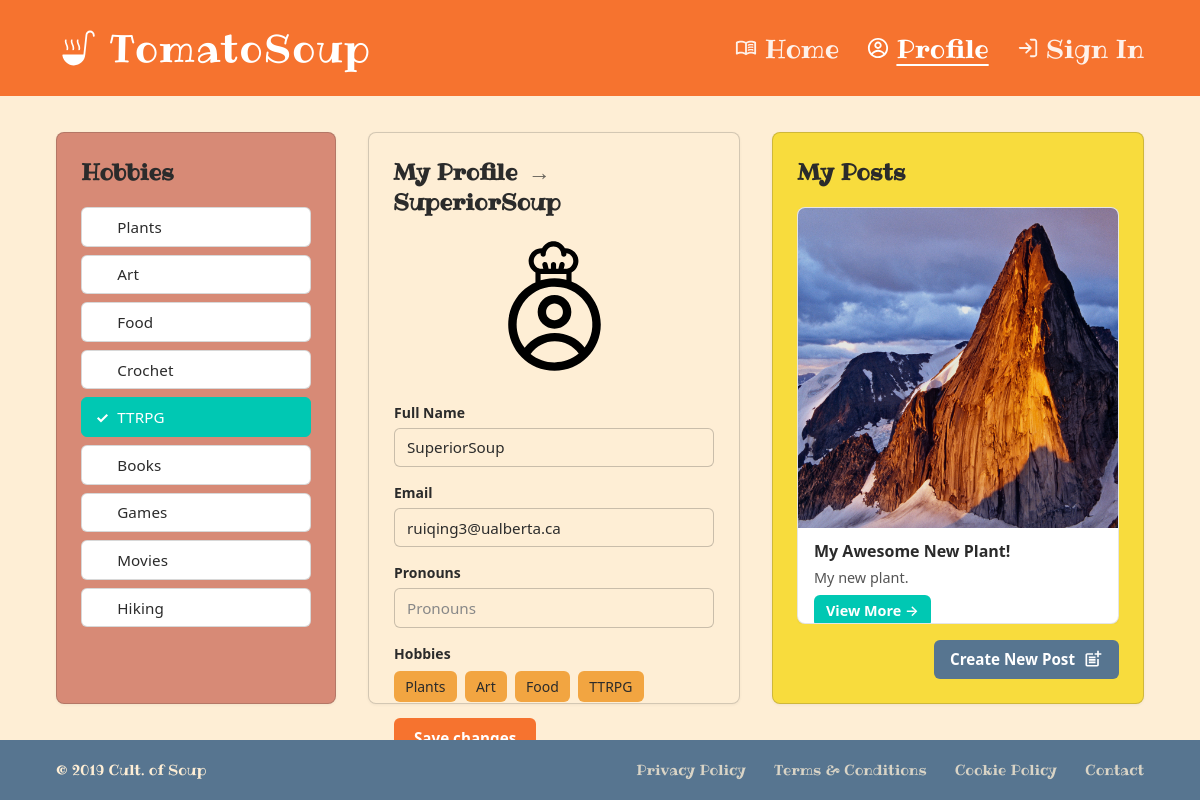
Page /profile/ (signed in) on the earlier database version.
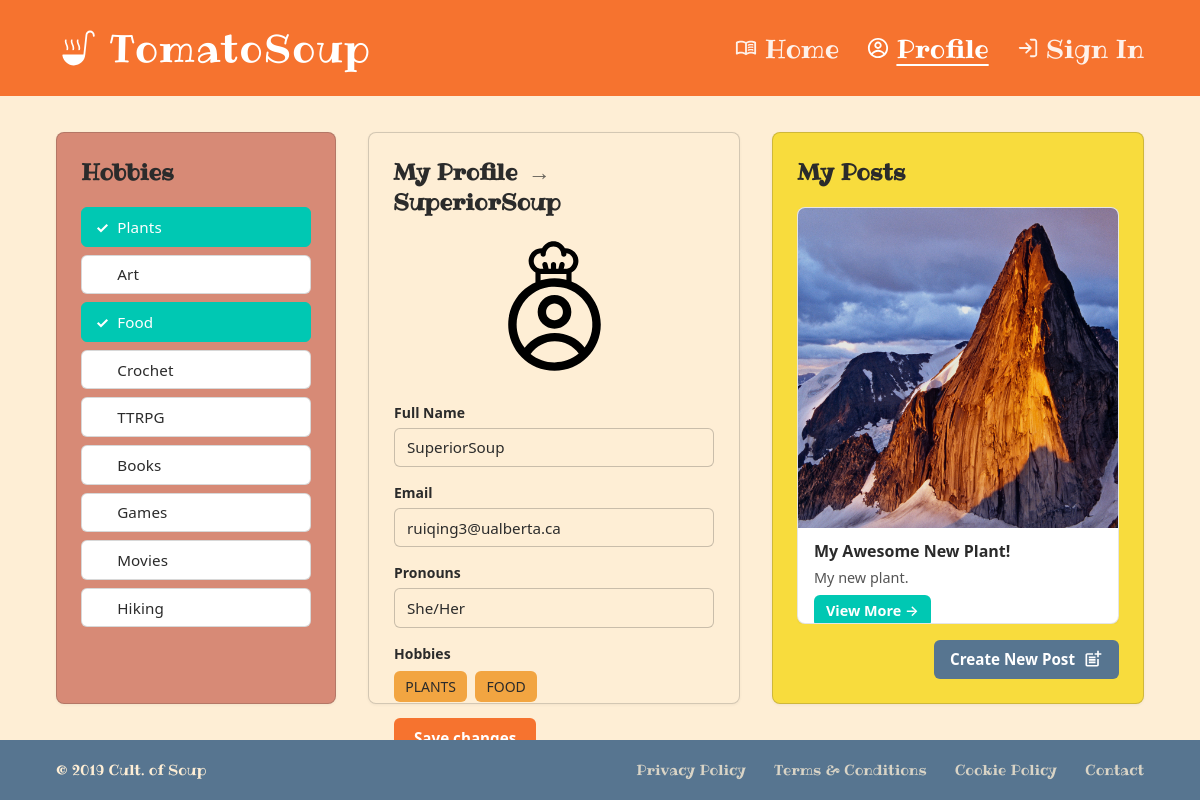
Same page on the later database version.
### Soup/models.py (models this page shows, shortened)
class Author(AbstractBaseUser, PermissionsMixin):
    id = models.UUIDField(primary_key=True, default=uuid.uuid4, editable=False)
    username = models.CharField(max_length=150, unique=True)
    email = models.CharField(blank=True)
    password = models.CharField(max_length=128, default="thisisapassword")
    pronouns = models.CharField(max_length=128, default="")
    hobby = JSONField(default=list, blank=True) # This will be a list of strings of hobbies that the user has selected
    date_joined = models.DateTimeField(default=timezone.now)
    is_superuser = models.BooleanField(default=False)
    is_staff = models.BooleanField(default=False)
    is_active = models.BooleanField(default=True)
    objects = UserManager()
    USERNAME_FIELD = "username"
    REQUIRED_FIELDS = ["email", "password"]

### Soup/views.py (the view, shortened to what this page needs)
# urls.py: path('profile/', views.profile_view, name='profile'),
@login_required
def profile_view(request):
    author = request.user
    if author.hobby == '':
        selected = []
    else:
        selected = json.loads(author.hobby)
    user_posts = (
        Post.objects.filter(author=author)
        .prefetch_related("image_set")
        .order_by("-published")
    )
    context = {
        "author": author,
        "all_hobbies": HOBBY,
        "selected_hobby_values": selected,
        "user_posts": user_posts,
    }
    return render(request, "profile.html", context)

### Soup/templates/profile.html (shortened to what this page needs)
{% extends 'base.html' %}
{% load static %}
{% block head %}
<link rel="stylesheet" href="{% static 'css/profile.css' %}">
{% endblock %}
{% block content %}
<div class="profile-layout">
  <aside class="profile-col profile-col--hobbies">
    <h2 class="profile-col-title">Hobbies</h2>
    <ul class="hobby-list" aria-label="Select hobbies">
      {% for value, label in all_hobbies %}
        <li>
          <form name="change-hobby" name="login" method="POST">
            <button type="submit" class="hobby-btn {% if value in selected_hobby_values %}hobby-btn--selected{% endif %}" data-hobby="{{ value }}" aria-pressed="{% if value in selected_hobby_values %}true{% else %}false{% endif %}">
              <span class="hobby-btn-check" aria-hidden="true">✓</span>
              {{ label }}
            </button>
        </form>
        </li>
      {% endfor %}
    </ul>
  </aside>
  <section class="profile-col profile-col--main">
    <h2 class="profile-col-title">
      My Profile
      <span class="profile-col-title-arrow" aria-hidden="true">→</span>
      <span class="profile-display-name">{{ author.username }}</span>
    </h2>
    <div class="profile-card">
      <div class="profile-avatar" aria-hidden="true">
        <img src="{% static 'icons/Component 1_chefprofile.svg' %}" alt="" />
      </div>
      <form class="profile-form" method="post" action="">
        <label class="profile-field">
          <span class="profile-field-label">Full Name</span>
          <input type="text" name="username" class="profile-input" value="{{ author.username }}" placeholder="Username" />
        </label>
        <label class="profile-field">
          <span class="profile-field-label">Email</span>
          <input type="email" name="email" class="profile-input" value="{{ author.email|default:'' }}" placeholder="Email" />
        </label>
        <label class="profile-field">
          <span class="profile-field-label">Pronouns</span>
          <input type="text" name="pronouns" class="profile-input" placeholder="Pronouns" value="{{ author.pronouns|default:'' }}"/>
        </label>
        <div class="profile-hobbies-tags">
          <span class="profile-field-label">Hobbies</span>
          <div class="hobby-tags" aria-label="Selected hobbies">
            {% for value in selected_hobby_values %}
                <span class="hobby-tag">{{ value }}</span>
            {% endfor %}
          </div>
        </div>
        <button type="submit" class="profile-save-btn">Save changes</button>
      </form>
    </div>
  </section>
  <aside class="profile-col profile-col--posts">
    <h2 class="profile-col-title">My Posts</h2>
    <div class="post-cards">
      {% for post in user_posts %}
        <article class="post-card">
          <div class="post-card-image">
            {% with post.image_set.all as images %}
              {% if images %}
                <img src="{{ images.0.image.url }}" alt="" />
              {% else %}
                <span class="post-card-image-placeholder" aria-hidden="true">📷</span>
              {% endif %}
            {% endwith %}
          </div>
          <div class="post-card-body">
            <h3 class="post-card-title">{{ post.title|default:"Untitled" }}</h3>
            <p class="post-card-desc">{{ post.description|truncatewords:12 }}</p>
            <a href="{% url 'post' post.id %}" class="post-card-link">View More →</a>
          </div>
        </article>
      {% empty %}
        <p class="post-cards-empty">No posts yet.</p>
      {% endfor %}
    </div>
    <a href="{% url 'new_post' %}" class="create-post-btn">
      Create New Post
      <img src="{% static 'icons/Icon Right_newpost.svg' %}" alt="" aria-hidden="true" />
    </a>
  </aside>
</div>
{% endblock %}

Differences in the rows shown:
changed Author "SuperiorSoup": pronouns (not shown) → "She/Her"
Other differences:
{{ value }}: "Plants" → "PLANTS"
{{ value }}: "Food" → "FOOD"
list line gone: "Art"
list line gone: "TTRPG"
